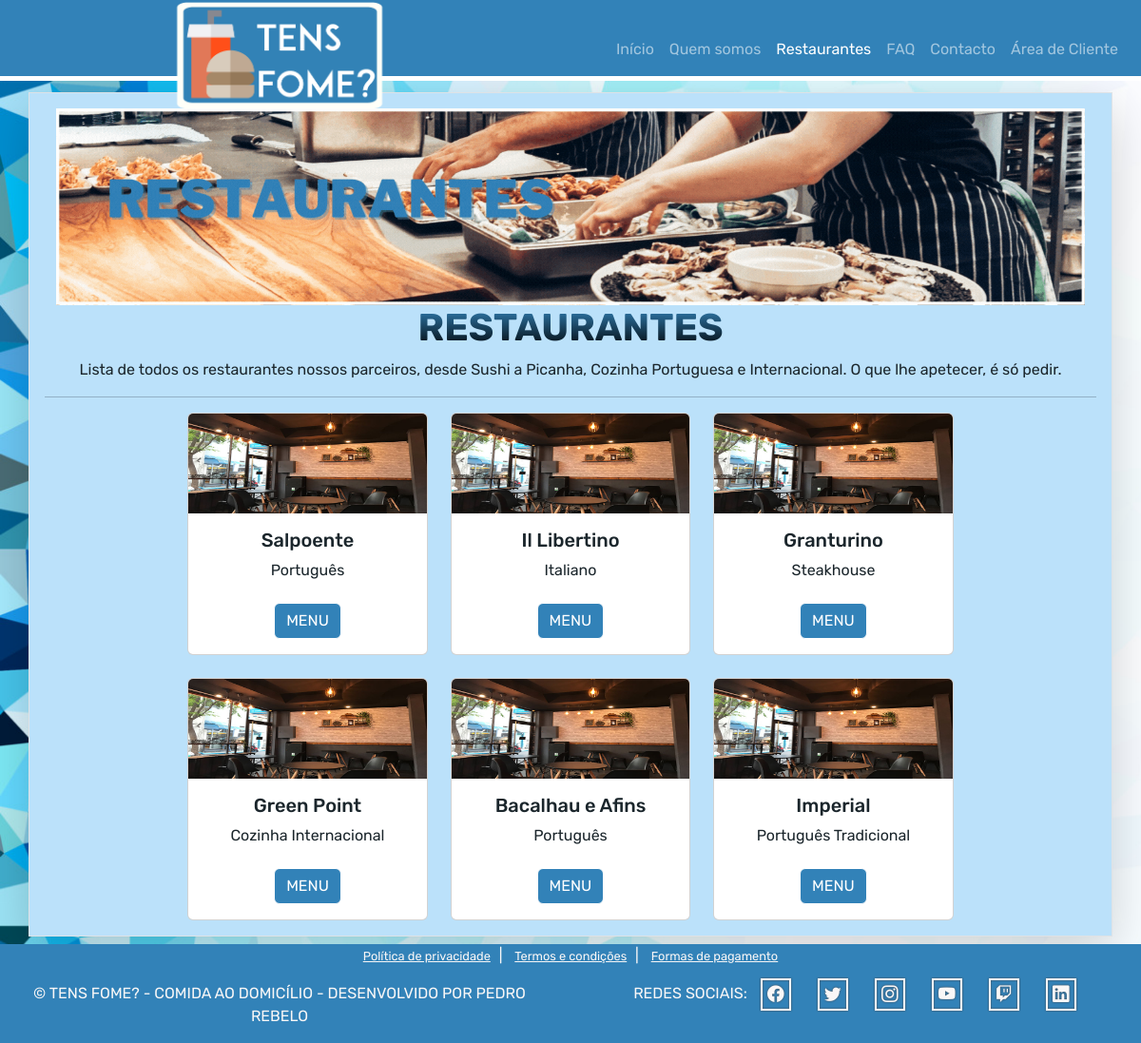
The app's page /index.php?p=restaurantes with its own data.
### tables this page shows
CREATE TABLE restaurants (
    id INT PRIMARY KEY AUTO_INCREMENT,
    name VARCHAR(255),
    type VARCHAR(255),
    photo VARCHAR(255),
    menu VARCHAR(255),
    visibility BIT DEFAULT 1
);

### index.php (called while the page is built, shortened)
<?php
  include("content/head.php");
  include('content/header.php');
  include ('routes/routes.php');
  include('content/footer.php');
?>

### db/selectRestaurants.php (the view, shortened to what this page needs)
<?php
include('conn.php');
$sql = "SELECT * FROM restaurants WHERE visibility=1 LIMIT 9";
$result = $conn->query($sql);
if ($result->num_rows > 0) {
  while($row = $result->fetch_assoc()) {?>
    <div class="col">
        <div class="card h-100">
            <?php
                if($row['photo']!=""){
                    ?><a href="index.php?p=restaurant&id=<?=$row['id']?>"><img src="img/restaurants/<?=$row['photo']?>" class="card-img-top" alt="foto-restaurante-<?=$row['id']?>"></a><?php
                }else{
                    ?><a href="index.php?p=restaurant&id=<?=$row['id']?>"><img src="img/restaurants/default.jpg" class="card-img-top" alt="foto-restaurante-<?=$row['id']?>"></a><?php
                }
            ?>
            <div class="card-body">
                <h5 class="card-title"><?=$row['name']?></h5>
                <p class="card-text"><?=$row['type']?></p>
                <button type="button" class="btn btn-primary" data-bs-toggle="modal" data-bs-target="#modal<?=$row['id']?>">MENU</button>
            </div>
        </div>
    </div>
<?php  }
}
?>

### content/head.php (shortened to what this page needs)
<!DOCTYPE html>
<html lang="en">
<head>
    <link href="https://cdn.jsdelivr.net/npm/bootstrap@5.2.0/dist/css/bootstrap.min.css" rel="stylesheet">
    <link rel="stylesheet" href="https://cdn.jsdelivr.net/npm/bootstrap-icons@1.9.1/font/bootstrap-icons.css">
    <link rel="stylesheet" href="https://cdnjs.cloudflare.com/ajax/libs/animate.css/4.1.1/animate.min.css">
    <link rel="stylesheet" href="css/style.css">
</head>
<body>

### content/header.php
<header>
    <div class="row border-bottom border-5 border-white">
        <div class="logo col-12 col-md-6 text-center"><a href="index.php"><img src="img/logo/logo.png" alt="Logo" width="240px"></a></div>
        <div class="col-12 col-md-6">
        <?php include('nav.php'); ?>
        </div>
    </div>
</header>

### content/nav.php (shortened to what this page needs)
<nav class="navbar navbar-expand-lg navbar-dark">
    <div class="container-fluid">
        <div class="collapse navbar-collapse" id="navbarSupportedContent">
            <ul class="navbar-nav me-auto mb-2 mb-lg-0">
                <li class="nav-item">
                <a class="nav-link <?php if ($_GET['p'] == 'home' || $_GET['p'] == '') echo 'active'; ?>" aria-current="page" href="index.php?p=home">Início</a>
                </li>
                <li class="nav-item">
                <a class="nav-link <?php if ($_GET['p'] == 'quem-somos') echo 'active'; ?>" href="index.php?p=quem-somos">Quem somos</a>
                </li>
                <li class="nav-item">
                <a class="nav-link <?php if ($_GET['p'] == 'restaurantes') echo 'active'; ?>" href="index.php?p=restaurantes">Restaurantes</a>
                </li>
                <li class="nav-item">
                <a class="nav-link <?php if ($_GET['p'] == 'faq') echo 'active'; ?>" href="index.php?p=faq">FAQ</a>
                </li>
                <li class="nav-item">
                <a class="nav-link <?php if ($_GET['p'] == 'contacto') echo 'active'; ?>" href="index.php?p=contacto">Contacto</a>
                </li>
                <li class="nav-item">
                <a class="nav-link" data-bs-toggle="offcanvas" href="#offcanvasMenu" role="button" aria-controls="offcanvasMenu"><?php if(isset($_SESSION['username'])) echo ('Área de '.$_SESSION['username']); else echo('Área de Cliente')?></a>
                </li>
            </ul>
        </div>
    </div>
</nav>

### routes/routes.php (shortened to what this page needs)
<?php
    if(isset($_GET['p'])){
        $p=$_GET['p'];
        if($p == 'home')
            include('content/pages/home.php');
        else if($p == 'quem-somos')
            include('content/pages/quem-somos.php');
        else if($p == 'restaurantes')
            include('content/pages/restaurantes.php');
    }else if(isset($_GET['search']))
            include('content/pages/restaurantes.php');
    else
        include('content/pages/home.php');
?>

### content/pages/restaurantes.php
<main class="container border mb-2 shadow-lg text-center p-3">
<img src="img/banner/banner-restaurantes.gif" alt="" class="container mx-auto">
  <h1 class="animate__animated animate__fadeInLeft">RESTAURANTES</h1>
  <p>Lista de todos os restaurantes nossos parceiros, desde Sushi a Picanha, Cozinha Portuguesa e Internacional. O que lhe apetecer, é só pedir.</p>
  <hr>
  <div class="row row-cols-1 row-cols-md-2 row-cols-lg-3 g-4 w-75 mx-auto">
  <?php include('db/selectRestaurants.php'); ?>
</div>

### content/footer.php (shortened to what this page needs)
</main>
            <footer>
                <div class="containter">
                    <div class="row text-center">
                        <div class="col-12">
                            <a href="index.php?p=politica-privacidade" class="footerMenu">Política de privacidade</a>&nbsp;|&nbsp;
                            <a href="index.php?p=termos-condicoes" class="footerMenu">Termos e condições</a>&nbsp;|&nbsp;
                            <a href="index.php?p=formas-pagamento" class="footerMenu">Formas de pagamento</a>
                        </div>
                    </div>
                    <div class="row text-center">
                        <div class="col-12 col-md-6 p-3">© TENS FOME? - COMIDA AO DOMICÍLIO - DESENVOLVIDO POR PEDRO REBELO</div>
                        <div class="icons col-12 col-md-6 p-3">REDES SOCIAIS:
                            <a href="#" target="_blank"><i class="bi bi-facebook"></i></a>
                            <a href="#" target="_blank"><i class="bi bi-twitter"></i></a>
                            <a href="#" target="_blank"><i class="bi bi-instagram"></i></a>
                            <a href="#" target="_blank"><i class="bi bi-youtube"></i></a>
                            <a href="#" target="_blank"><i class="bi bi-twitch"></i></a>
                            <a href="#" target="_blank"><i class="bi bi-linkedin"></i></a>
                        </div>
                    </div>
                </div>
            </footer>
    </body>
</html>

### css/style.css (style rules this page uses)
:root { --primcolor: #3282B8; --seccolor: #F9F7F7; --thrdcolor: #BBE1FA; --offcanvas-width: 100px; }
body { font-family: 'Rubik', sans-serif; background-image: url("../img/misc/background.jpg"); background-repeat: repeat; background-size: cover; background-color: #cccccc; }
header { background-color: var(--primcolor); margin-bottom: -3%; position: sticky; top: 0; z-index:10; }
.logo { margin-bottom: -4%; }
nav { margin-top: 4%; background-color: var(--primcolor); }
nav a { color: var(--seccolor); }
main { margin-top: 4%; background-color: var(--thrdcolor); color: #1B262C; }
.btn { background-color: var(--primcolor); border: 1; border-color: white; }
@media only screen and (max-width: 1800px) { .card-text { min-height: 30px; } }
@media only screen and (max-width: 1800px) { .card-img-top { max-height: 135px; } }
@media only screen and (max-width: 1200px) { .card-text { min-height: 30px; } }
@media only screen and (max-width: 1200px) { .card-img-top { max-height: 105px; } }
h1 { font-weight:bold; background: linear-gradient(to top, black, var(--primcolor)); background-clip: initial; -webkit-background-clip: text; -webkit-text-fill-color: transparent; }
footer { background-color: var(--primcolor); color: var(--seccolor); }
.footerMenu { font-size: 0.8em; border: 0px solid var(--seccolor); color: var(--seccolor); padding: 5px; border-radius: 50; }
footer i { font-size: 1.1em; border: 2px solid var(--seccolor); color: var(--seccolor); padding: 5px; border-radius: 50; }
.icons { display:inline-flex; justify-content: center; }
.icons a { width: 60px; filter: drop-shadow(0px 0px 1px #4b4b50); animation: flutuar 3s linear infinite; }
.icons a:nth-child(2) { animation-delay: .2s; }
.icons a:nth-child(3) { animation-delay: .4s; }
.icons a:nth-child(4) { animation-delay: .6s; }
.icons a:nth-child(5) { animation-delay: .8s; }
.icons a:nth-child(6) { animation-delay: 1.0s; }

### records on screen
restaurants: name "Salpoente", type "Português"
restaurants: name "Il Libertino", type "Italiano"
restaurants: name "Granturino", type "Steakhouse"
restaurants: name "Green Point", type "Cozinha Internacional"
restaurants: name "Bacalhau e Afins", type "Português"
restaurants: name "Imperial", type "Português Tradicional"
